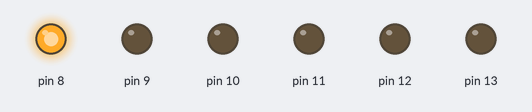
Recording of a sketch running on a simulated Arduino Uno, built with avr-gcc and run on an emulated ATmega328P. Parts: output pins drawn as LEDs (lit = HIGH).

Above: at 0.05 s.
At 0.55 s:
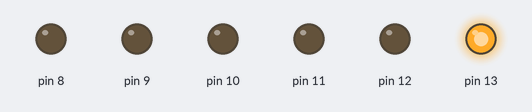
At 0.75 s:
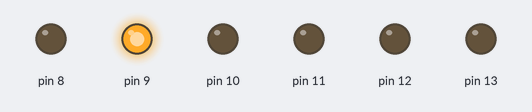
At 1.45 s:
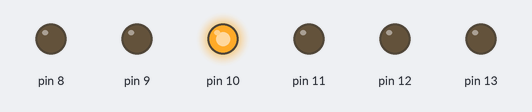
At 2.15 s:
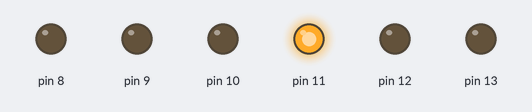
At 2.85 s:
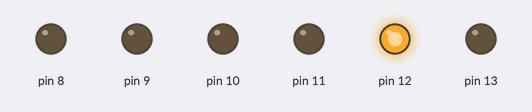
Timing chart, 0 to 3.1 s (numbered marks = the images above):
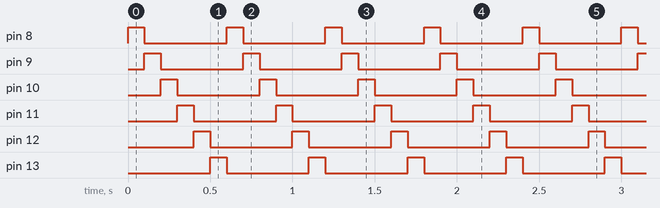

Measured:
- by itself, pin 8–13: alternates HIGH for 0.10 s and LOW for 0.50 s
- by itself, everything shown: repeats every 0.60 s, in 6 steps

The sketch:

_05_SEQUENCIAL_SIMPLES.ino
```cpp
/*
  Workshop do Embarcados no Arduino Day 2015
  Fabio Souza
  Igor Tavares

  Exemplo 5 - Sequencial temporizado
  acende segmentos externos em sentido horario com intervalo de 100 ms entre
  segmentos
 */

const int PRIMEIRO = 8; // constante para o segmento A
const int ULTIMO = 13;  // constante para o segmento F

// configurações
void setup() {
  for (int i=PRIMEIRO; i<=ULTIMO; i++) { //varre pino i
    pinMode(i, OUTPUT);                  //configura como saida
  }
}

// loop principal
void loop() {
  for (int i=PRIMEIRO; i<=ULTIMO; i++) { //varre pino i
    digitalWrite(i, HIGH);               //liga segmento i
    delay(100);                          //aguarda tempo
    digitalWrite(i, LOW);                //desliga segmento i
  }
}
```
